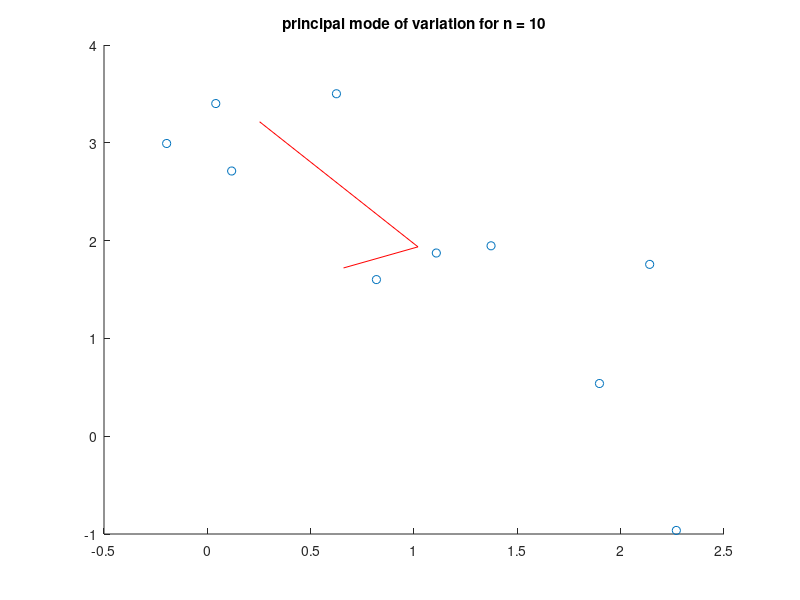
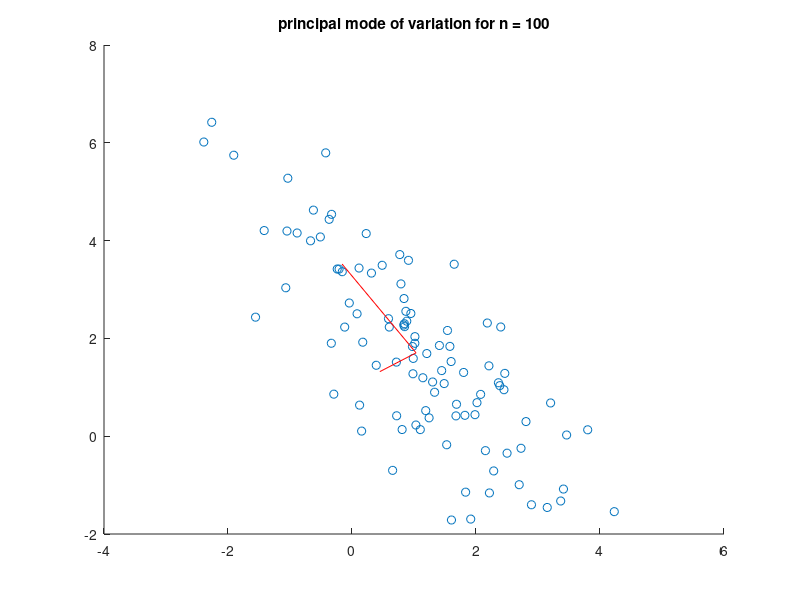
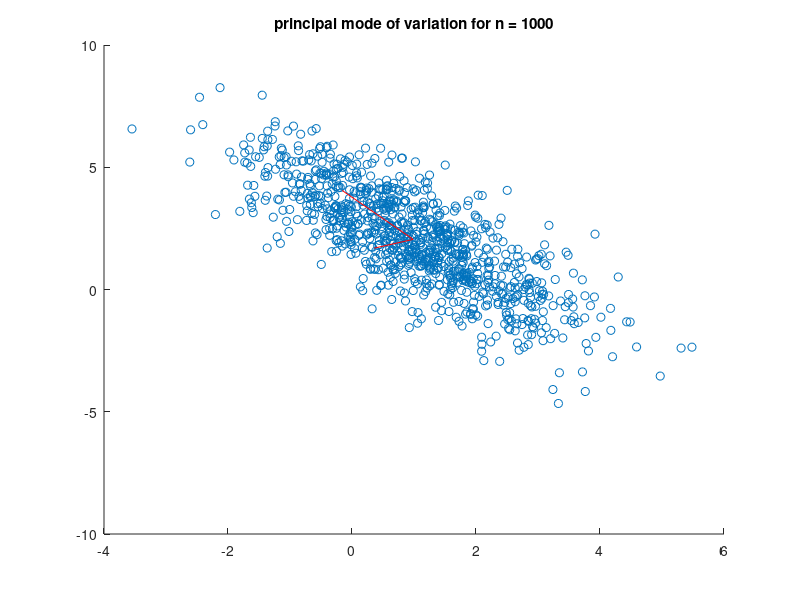
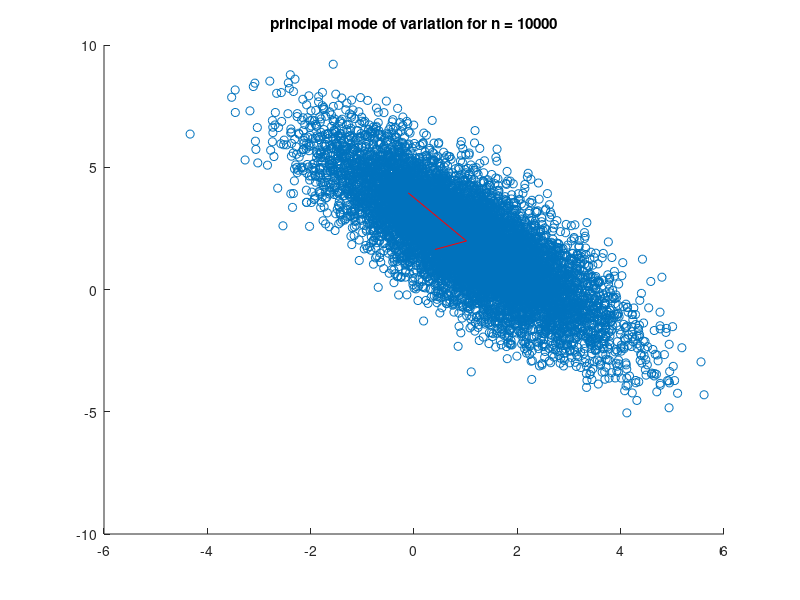

Reproduce these figures in MATLAB, in order.
rng(0);

% C = root(C) * Transpose(root(C)) => A = root(C)
C = [1.6250, -1.9486; -1.9486, 3.8750];
myu = [1; 2];
[V, D] = eig(C);
sqrtD = [sqrt(D(1, 1)), D(2, 1); D(1, 2), sqrt(D(2, 2))];
A = V * sqrtD;


x = zeros(100, 5);

for k = 1:5
    lim = 10^k;
    x1points = randn([lim, 1]);
    x2points = randn([lim, 1]);
    res = zeros(2, lim);

    for i = 1:lim
        x1 = x1points(i, 1);
        x2 = x2points(i, 1);
        X = A * [x1; x2] + myu;
        res(1, i) = X(1, 1);
        res(2, i) = X(2, 1);
    end

    S = sum(res, 2) / lim;

    resC1 = zeros(2, lim);
    resC2 = zeros(2, lim);

    for i = 1:lim
        x1 = x1points(i, 1);
        x2 = x2points(i, 1);
        X = A * [x1; x2] + myu;
        diff = X - S;
        difft = transpose(diff);
        mult = diff * difft;
        resC1(1, i) = mult(1, 1);
        resC1(2, i) = mult(2, 1);
        resC2(1, i) = mult(1, 2);
        resC2(2, i) = mult(2, 2);
    end

    S1 = sum(resC1, 2) / lim;
    S2 = sum(resC2, 2) / lim;
    C = [S1, S2];
    p0 = S;
    
    [V, D] = eig(C);
    p1 = p0 + (V(:,1)).*sqrt(D(1,1));
    p2 = p0 + (V(:,2)).*sqrt(D(2,2));
    % subplot(2,3,k), scatter(res(1, :), res(2, :));
    figure(log10(i));
    scatter(res(1, :), res(2, :));
    hold on
    % subplot(2,3,k), plot([p1(1) p0(1)], [p1(2) p0(2)], 'r-');
    plot([p1(1) p0(1)], [p1(2) p0(2)], 'r-');
    % subplot(2,3,k), plot([p2(1) p0(1)], [p2(2) p0(2)], 'r-');
    plot([p2(1) p0(1)], [p2(2) p0(2)], 'r-');
    title(sprintf('principal mode of variation for n = %d', i));
    hold off
   
end